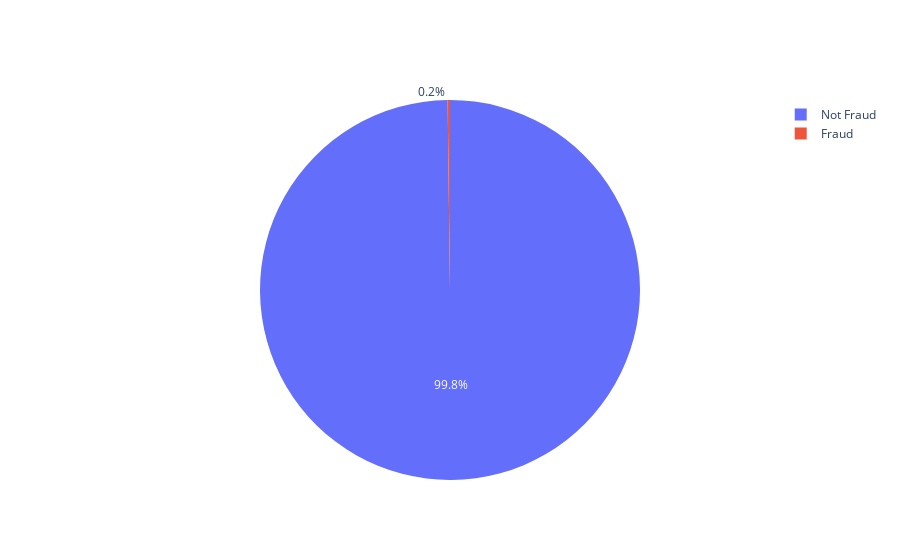

The cell this chart's notebook holds for it:
### Code cell
#Reading the first 50000 rows
paysim=pd.read_csv('./Data/Input.csv',nrows=50000)

paysim_1=paysim.copy()

# Importing plotly.graph_objects as go
import plotly.graph_objects as go

#Checking for balance in target
fig = go.Figure(data=[go.Pie(labels=['Not Fraud','Fraud'], values=paysim_1['isFraud'].value_counts())])
fig.show()

### Figure 1 — Plotly figure (JSON) as saved in the notebook; plotly's stock layout.template omitted (floating-point values rounded to 4 significant figures)
{"data": [{"labels": ["Not Fraud", "Fraud"], "type": "pie", "values": [49900, 100]}], "layout": {}}
